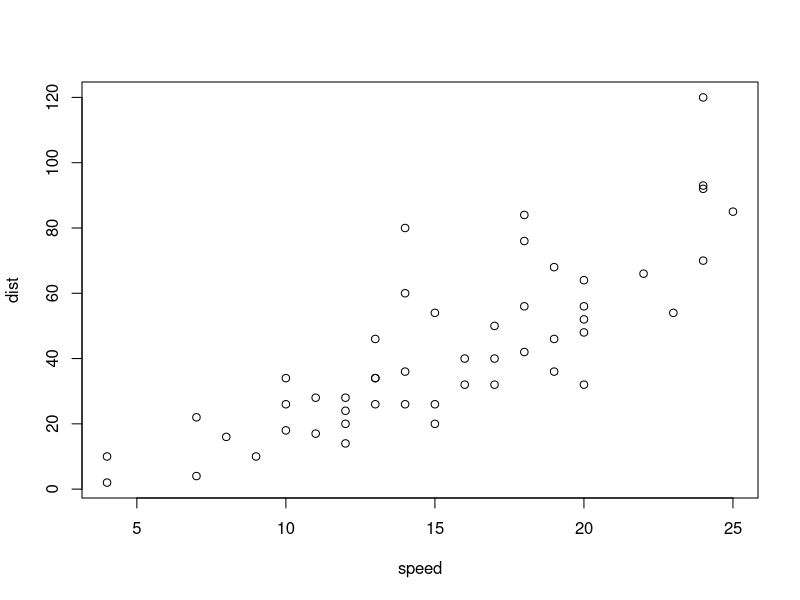
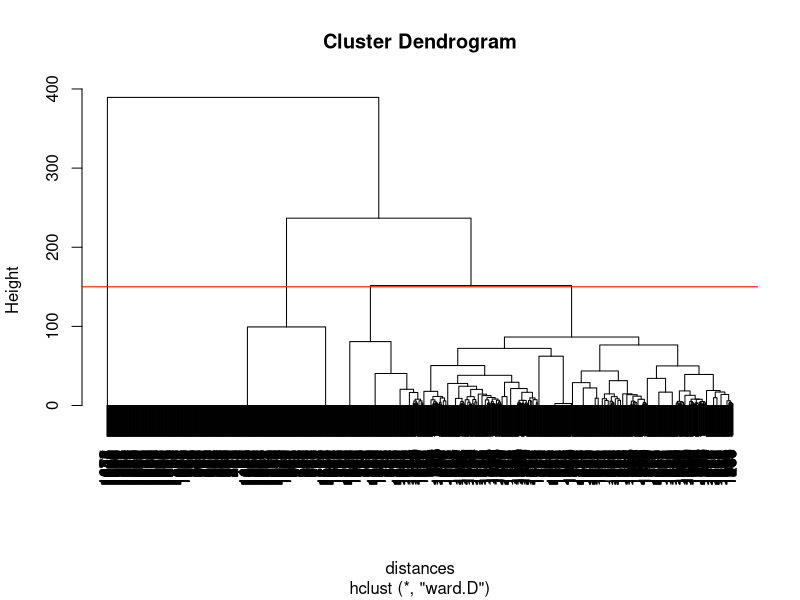

Source code (R) for these figures, in order: (Note: this script raises an error after producing the figures.)
## ---- chunk 1
plot(cars)
## ---- chunk 2
#1
movies = read.table("Movies.txt", header = FALSE, sep = "|", quote = "\"")
colnames(movies) = c("ID","Title","ReleaseDate","VideoReleaseDate","IMDB","Unknown","Action","Adventure","Animation","Childrens","Comedy","Crime","Documentary","Drama","Fantasy","FilmNoir","Horror","Musical","Mystery","Romance","SciFi","Thriller","War","Western")
str(movies)
movies$ID = NULL
movies$Title = NULL
movies$ReleaseDate = NULL
movies$VideoReleaseDate = NULL
table(movies$Action == 1, movies$Horror == 1)
## ---- chunk 3
#2
distances = dist(movies[2:20], method = "euclidean")
cluster1 = hclust(distances, method = "ward")
plot(cluster1)
abline(h=150, col='red')
## ---- chunk 4
#3
cluster1Group = cutree(cluster1, k=7)
table(cluster1Group)

## ---- chunk 5
#4
table(movies$Adventure, cluster1Group == 1)
## ---- chunk 6
#5
table(movies$Childrens, cluster1Group)
## ---- chunk 7
#6
table(movies$Fantasy, cluster1Group)
## ---- chunk 8
#7
k = 7
set.seed(1000)
KMC = kmeans(movies[2:20], k)
str(KMC)
## ---- chunk 9
table(KMC$cluster == 6)
table(KMC$cluster == 4)
table(KMC$cluster == 3)
## ---- chunk 10
table(KMC$cluster, KMC$centers == "Action")
